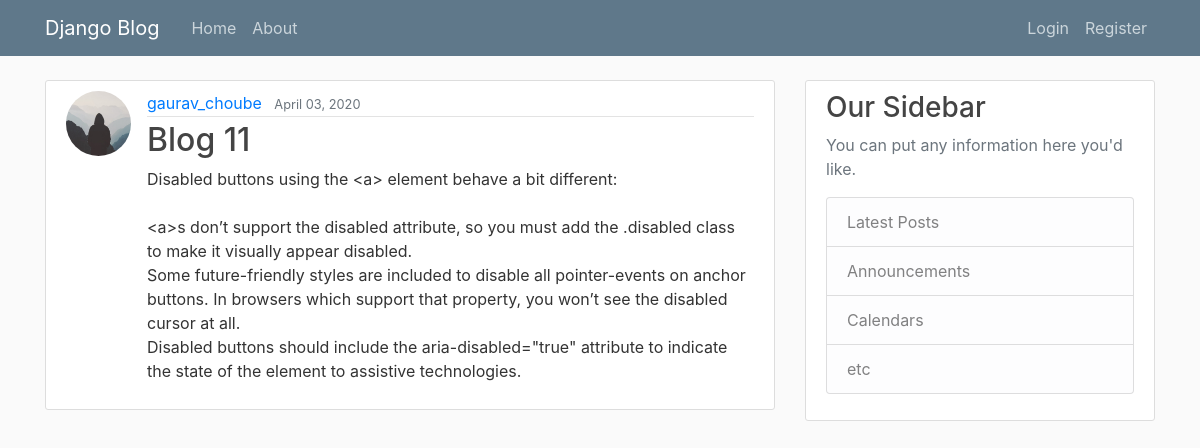
The page /post/13/ on the database its author committed.
### blog/models.py (models this page shows, shortened)
class Post(models.Model):
    title = models.CharField(max_length=100)
    content = models.TextField()
    date_posted = models.DateTimeField(default=timezone.now)
    author = models.ForeignKey(User, on_delete=models.CASCADE)

### users/models.py (models this page shows, shortened)
class Profile(models.Model):
    user = models.OneToOneField(User, on_delete=models.CASCADE)
    image = models.ImageField(default='default.jpg', upload_to='profile_pics')

### blog/views.py (the view)
# urls.py: path('post/<int:pk>/', PostDetailView.as_view(), name='post-detail'),
class PostDetailView(DetailView):
    model = Post

### blog/templates/blog/post_detail.html (shortened to what this page needs)
{% extends "blog/base.html" %}
{% block content %}
  <article class="media content-section">
    <img class="rounded-circle article-img" src="{{ object.author.profile.image.url }}">
    <div class="media-body">
      <div class="article-metadata">
        <a class="mr-2" href="{% url 'user-posts' object.author.username %}">{{ object.author }}</a>
        <small class="text-muted">{{ object.date_posted|date:"F d, Y" }}</small>
      </div>
      <h2 class="article-title">{{ object.title }}</h2>
      <p class="article-content">{{ object.content }}</p>
    </div>
  </article>
{% endblock content %}

### blog/static/blog/main.css (style rules this page uses)
body { background: #fafafa; color: #333333; margin-top: 5rem; }
h1, h2, h3, h4, h5, h6 { color: #444444; }
.content-section { background: #ffffff; padding: 10px 20px; border: 1px solid #dddddd; border-radius: 3px; margin-bottom: 20px; }
.article-title { color: #444444; }
.article-content { white-space: pre-line; }
.article-img { height: 65px; width: 65px; margin-right: 16px; }
.article-metadata { padding-bottom: 1px; margin-bottom: 4px; border-bottom: 1px solid #e3e3e3 }

### rows shown on the page
Post: author.profile.image (placeholder picture), author "gaurav_choube", date_posted "April 03, 2020", title "Blog 11", content "Disabled buttons using the <a> element behave a bit different: <a>s don’t support the disabled attribute, so you must add the .disabled class to make it visually appear disabled. Some future-friendly styles are included to disable all pointer-events on anchor buttons. In browsers which support that property, you won’t see the disabled cursor at all. Disabled buttons should include the aria-disabled=\"true\" attribute to indicate the state of the element to assistive technologies."
